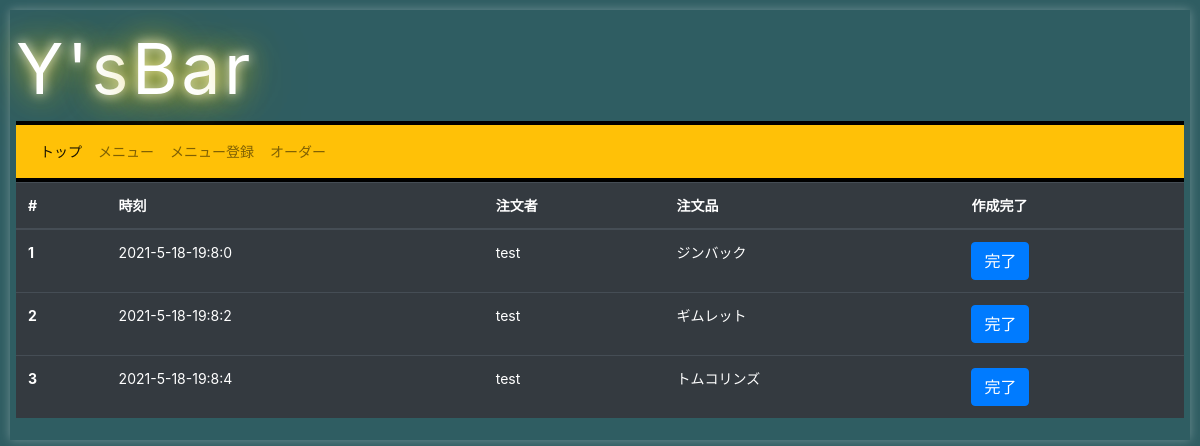
/order, run on the app's committed database.
### app.py (models this page shows)
class Order(Base):
    __tablename__ = 'order'
    id = Column(Integer,primary_key=True,autoincrement=True,nullable=False,unique=True)
    date = Column(String(100),nullable=False)
    user = Column(String(100),nullable=False)
    menu = Column(String(100),nullable=False)

### app.py (the view)
@app.route('/order',methods=['GET'])
def order_get():
    session = sessionmaker(bind=engine)()#db用のsessionの作成
    data = session.query(Order).all()
    return render_template('order.html',title="オーダー",data=data)

### app.py (called while the page is built)
@app.context_processor
def add_staticfile():
    def staticfile_cp(fname):
        path = os.path.join(app.root_path, 'static', fname)
        mtime =  str(int(os.stat(path).st_mtime))
        return '/static/' + fname + '?v=' + str(mtime)
    return dict(staticfile=staticfile_cp)

### templates/order.html (shortened to what this page needs)
{% extends 'base.html' %}
{% block content %}
<div class="content">
    <table class="table table-hover table-dark">
        <thead>
          <tr>
            <th scope="col">#</th>
            <th scope="col">時刻</th>
            <th scope="col">注文者</th>
            <th scope="col">注文品</th>
            <th scope="col">作成完了</th>
          </tr>
        </thead>
        <tbody>
            {% for item in data%}
            <tr>
                <th scope="row">{{item.id}}</th>
                <td>{{item.date}}</td>
                <td>{{item.user}}</td>
                <td>{{item.menu}}</td>
                <td><button class='btn_finish btn btn-primary' id='{{item.id}}'>完了</button></td>
            </tr>
            {% endfor %}
        </tbody>
      </table>
</div>
{% endblock %}

### static/style.css (style rules this page uses)
body { background-color: #2f5d62; padding: 10px; font-size: 14px; color: #ffb037; }

### data on the page
Order: id "1", date "2021-5-18-19:8:0", user "test", menu "ジンバック"
Order: id "2", date "2021-5-18-19:8:2", user "test", menu "ギムレット"
Order: id "3", date "2021-5-18-19:8:4", user "test", menu "トムコリンズ"
